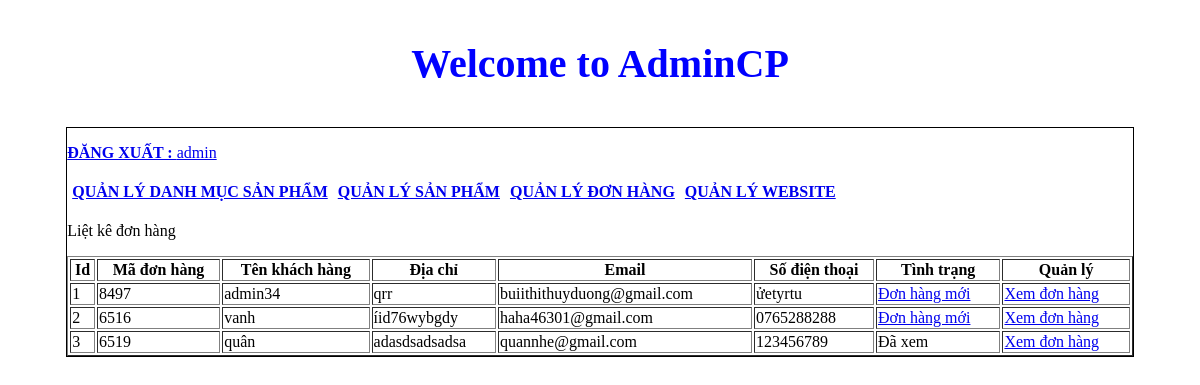
The app's page /admincp/index.php?action=quanlydonhang&query=lietke (signed in) with its own data.
### tables this page shows
CREATE TABLE `tbl_cart` (
  `id_cart` int(11) NOT NULL,
  `id_khachhang` int(11) NOT NULL,
  `code_cart` varchar(10) NOT NULL,
  `cart_status` int(11) NOT NULL
);

CREATE TABLE `tbl_dangky` (
  `id_dangky` int(11) NOT NULL,
  `tenkhachhang` varchar(200) NOT NULL,
  `email` varchar(100) NOT NULL,
  `diachi` varchar(200) NOT NULL,
  `matkhau` varchar(100) NOT NULL,
  `dienthoai` varchar(20) NOT NULL
);

### admincp/modules/quanlydonhang/lietke.php (the view)
<p>Liệt kê đơn hàng</p>
<?php
	$sql_lietke_dh = "SELECT * FROM tbl_cart,tbl_dangky WHERE tbl_cart.id_khachhang=tbl_dangky.id_dangky ORDER BY tbl_cart.id_cart DESC";
	$query_lietke_dh = mysqli_query($mysqli,$sql_lietke_dh);
?>
<table style="width:100%" border="1" style="border-collapse: collapse;">
  <tr>
  	<th>Id</th>
    <th>Mã đơn hàng</th>
    <th>Tên khách hàng</th>
    <th>Địa chỉ</th>
    <th>Email</th>
    <th>Số điện thoại</th>
    <th>Tình trạng</th>
  	<th>Quản lý</th>
  </tr>
  <?php
  $i = 0;
  while($row = mysqli_fetch_array($query_lietke_dh)){
  	$i++;
  ?>
  <tr>
  	<td><?php echo $i ?></td>
    <td><?php echo $row['code_cart'] ?></td>
    <td><?php echo $row['tenkhachhang'] ?></td>
    <td><?php echo $row['diachi'] ?></td>
    <td><?php echo $row['email'] ?></td>
    <td><?php echo $row['dienthoai'] ?></td>
    <td>
    	<?php if($row['cart_status']==1){
    		echo '<a href="modules/quanlydonhang/xuly.php?code='.$row['code_cart'].'">Đơn hàng mới</a>';
    	}else{
    		echo 'Đã xem';
    	}
    	?>
    </td>
   	<td>
   		<a href="index.php?action=donhang&query=xemdonhang&code=<?php echo $row['code_cart'] ?>">Xem đơn hàng</a>
   	</td>
  </tr>
  <?php
  }
  ?>
</table>

### admincp/index.php (shortened to what this page needs)
<!DOCTYPE html>
<html lang="en">
<head>
	<link rel="stylesheet" type="text/css" href="css/styleadmincp.css">
	<link rel="stylesheet" href="//cdnjs.cloudflare.com/ajax/libs/morris.js/0.5.1/morris.css">
</head>
<body>
	<h3 class="title_admin">Welcome to AdminCP</h3>
	<div class="wrapper">
	<?php
			include("modules/header.php");
			include("modules/menu.php");
			include("modules/main.php");
	?>
	</div>
</body>
</html>

### admincp/modules/header.php (shortened to what this page needs)
<p><a href="index.php?dangxuat=1"><b>ĐĂNG XUẤT : </b> <?php if(isset($_SESSION['dangnhap'])){
		echo $_SESSION['dangnhap'];
	} ?></a></p>

### admincp/modules/menu.php
<ul class="admincp_list">
	<B>
	<li><a href="index.php?action=quanlydanhmucsanpham&query=them">QUẢN LÝ DANH MỤC SẢN PHẨM</a></li>
	<li><a href="index.php?action=quanlysp&query=them">QUẢN LÝ SẢN PHẨM </a></li>
	<li><a href="index.php?action=quanlydonhang&query=lietke">QUẢN LÝ ĐƠN HÀNG</a></li>
	<li><a href="index.php?action=quanlyweb&query=capnhat">QUẢN LÝ WEBSITE</a></li>
	</B>
</ul>

### admincp/modules/main.php (shortened to what this page needs)
<div class="main">
	<?php
				if(isset($_GET['action']) && $_GET['query']){
					$tam = $_GET['action'];
					$query = $_GET['query'];
				}else{
					$tam = '';
					$query = '';
				}
				if($tam=='quanlydanhmucsanpham' && $query=='them'){
					include("modules/quanlydanhmucsp/them.php");
					include("modules/quanlydanhmucsp/lietke.php");
				}elseif ($tam=='quanlydanhmucsanpham' && $query=='sua') {
					include("modules/quanlydanhmucsp/sua.php");
				}elseif ($tam=='quanlysp' && $query=='them') {
					include("modules/quanlysp/them.php");
					include("modules/quanlysp/lietke.php");
				}elseif($tam=='quanlysp' && $query=='sua'){
					include("modules/quanlysp/sua.php");
				}elseif($tam=='quanlydonhang' && $query=='lietke'){
					include("modules/quanlydonhang/lietke.php");
				}elseif($tam=='donhang' && $query=='xemdonhang'){
					include("modules/quanlydonhang/xemdonhang.php");
				}elseif($tam=='quanlydanhmucbaiviet' && $query=='them'){
					include("modules/quanlydanhmucbaiviet/them.php");
					include("modules/quanlydanhmucbaiviet/lietke.php");
				}elseif($tam=='quanlydanhmucbaiviet' && $query=='sua'){
					include("modules/quanlydanhmucbaiviet/sua.php");
				}elseif($tam=='quanlybaiviet' && $query=='them'){
					include("modules/quanlybaiviet/them.php");
					include("modules/quanlybaiviet/lietke.php");
				}elseif($tam=='quanlybaiviet' && $query=='sua'){
					include("modules/quanlybaiviet/sua.php");
				}
				elseif($tam=='quanlyweb' && $query=='capnhat'){
					include("modules/thongtinweb/quanly.php");
				}
	?>
</div>

### admincp/css/styleadmincp.css (style rules this page uses)
ul.admincp_list { padding: 0; margin: 0; list-style: none; }
ul.admincp_list li { float: left; margin: 5px; }
h3.title_admin { text-align: center; font-size: 40px; color: blue; }
.wrapper { border:1px solid #000; height: auto; width: 90%; margin:0 auto; }

### records on screen
tbl_cart: code_cart "8497", tbl_dangky.tenkhachhang "admin34", tbl_dangky.diachi "qrr", tbl_dangky.email "buiithithuyduong@gmail.com", tbl_dangky.dienthoai "ửetyrtu"
tbl_cart: code_cart "6516", tbl_dangky.tenkhachhang "vanh", tbl_dangky.diachi "íid76wybgdy", tbl_dangky.email "haha46301@gmail.com", tbl_dangky.dienthoai "0765288288"
tbl_cart: code_cart "6519", tbl_dangky.tenkhachhang "quân", tbl_dangky.diachi "adasdsadsadsa", tbl_dangky.email "quannhe@gmail.com", tbl_dangky.dienthoai "123456789", cart_status "Đã xem"

### other values on screen
$_SESSION['dangnhap'] "admin"
